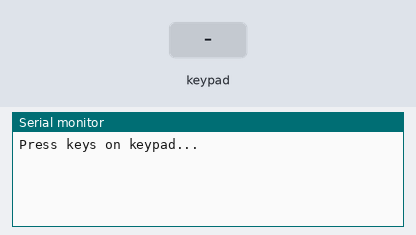
Recording of a sketch running on a simulated Arduino Uno, built with avr-gcc and run on an emulated ATmega328P. Parts: the last lines printed to the serial monitor. The inputs (shaded band) are chosen by the test bench.

Above: at 1.2 s.
1.3 s: key '1' pressed
At 2.5 s:
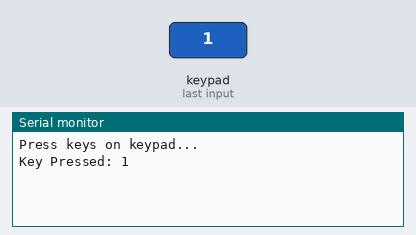
2.8 s: keypad keys 9 8 7 6 # pressed 0.4 s apart
At 4.9 s:
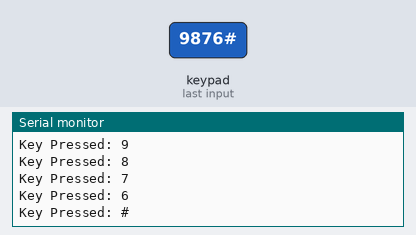
6.3 s: key '*' pressed
At 7.5 s:
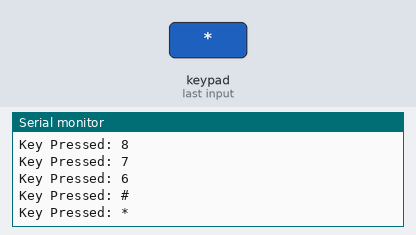
7.8 s: keypad keys 5 4 3 pressed 0.4 s apart
At 9.4 s:
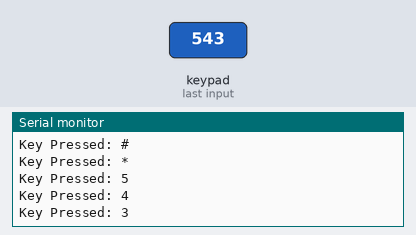
Timing chart, 0 to 10.9 s (numbered marks = the images above; inputs shaded):
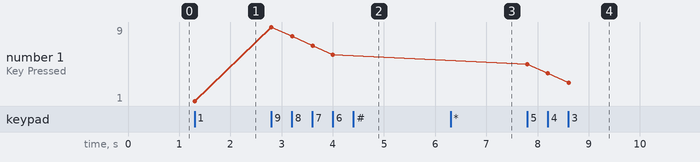

Measured:
- after the input at 1.3 s, the serial monitor: prints a new line at once (image 1)
- after the input at 2.8 s, the serial monitor: prints a new line at once (image 2)
- after the input at 6.3 s, the serial monitor: prints a new line at once (image 3)
- after the input at 7.8 s, the serial monitor: prints a new line at once (image 4)
- plotted number 1: 1 → 6 after the input at 2.8 s, 6 → 3 after the input at 7.8 s

The sketch:

Lab12.ino
```cpp
#include <Keypad.h>
// Define number of rows and columns for 4x3 Keypad
const byte ROWS = 4; // four rows
const byte COLS = 3; // three columns
// Define the key map (layout of the keypad)
char keys[ROWS][COLS] = {
{'1','2','3'},
{'4','5','6'},
{'7','8','9'},
{'*','0','#'}
};
// Connect keypad ROW0, ROW1, ROW2, ROW3 → Arduino pins
byte rowPins[ROWS] = {9, 8, 7, 6};
// Connect keypad COL0, COL1, COL2 → Arduino pins
byte colPins[COLS] = {5, 4, 3};
// Create keypad object
Keypad keypad = Keypad(makeKeymap(keys), rowPins, colPins, ROWS, COLS);
void setup() {
Serial.begin(9600);
Serial.println("Press keys on keypad...");
}
void loop() {
char key = keypad.getKey();  // get the key pressed
if (key) {   // If a key is pressed
Serial.print("Key Pressed: ");
Serial.println(key);
}
}
```
